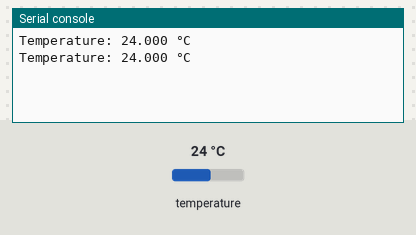
This program was run on a simulated Raspberry Pi Pico running CircuitPython. Shown: the last lines printed to the serial console. The inputs (shaded band) are chosen by the test bench; at power-on: temperature 24 °C.

Above: at 1.2 s.
1.3 s: temperature set to 12 °C
At 2.6 s:
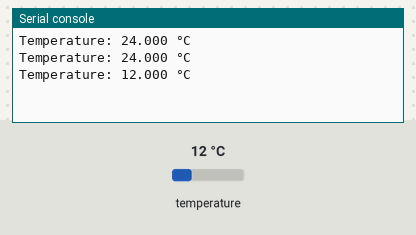
2.8 s: temperature set to 19 °C
At 3.8 s:
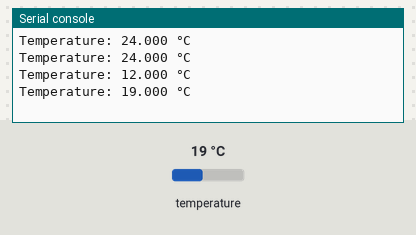
Timing chart, 0 to 5.8 s (numbered marks = the images above; inputs shaded):
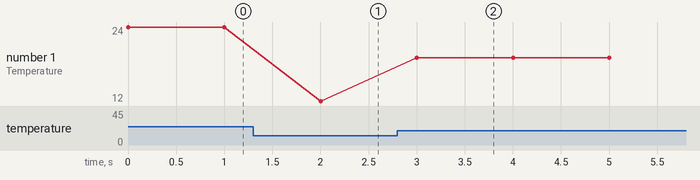

The program:

codeLiquidThermometer.py
```python
import time
import board
from adafruit_onewire.bus import OneWireBus
from adafruit_ds18x20 import DS18X20

# This uses a socalled one-wire protocol
ow_bus = OneWireBus(board.GP16)
sensor = DS18X20(ow_bus, ow_bus.scan()[0])

while True:
    print(f"Temperature: {sensor.temperature:0.3f} °C")
    time.sleep(1.0)
```

Measured:
- after the input at 1.3 s, the serial console: prints a new line after 0.70 s (image 1)
- after the input at 2.8 s, the serial console: prints a new line after 0.20 s (image 2)
- plotted number 1: 24 → 12 after the input at 1.3 s, 12 → 19 after the input at 2.8 s
